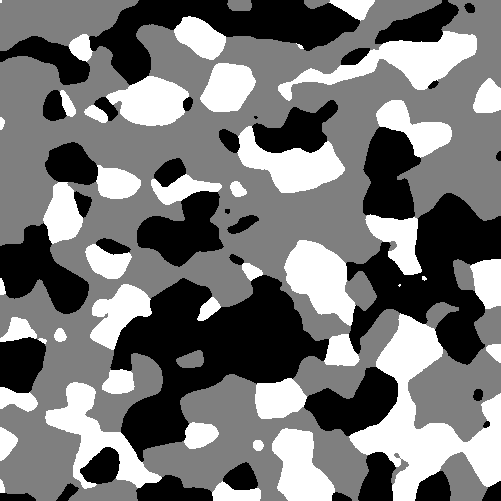
#> input picture results_visualization/predicted_mask.png, 501 x 501 px
$ jupyter execute results_visualization.ipynb
#> lines starting #> are read from the running program, lines starting #| are printed output that depends on the picture; long printed decimals are rounded
# Faults visualization

[cell 1]
from PIL import Image
import numpy as np
import matplotlib.pyplot as plt

# Open the images
predicted_mask = Image.open('predicted_mask.png')
#> predicted_mask is the input picture: PIL image 501x501 RGBA; mean R, G, B, A 118.4, 118.4, 118.4, 255
true_mask = Image.open('true_mask.png')
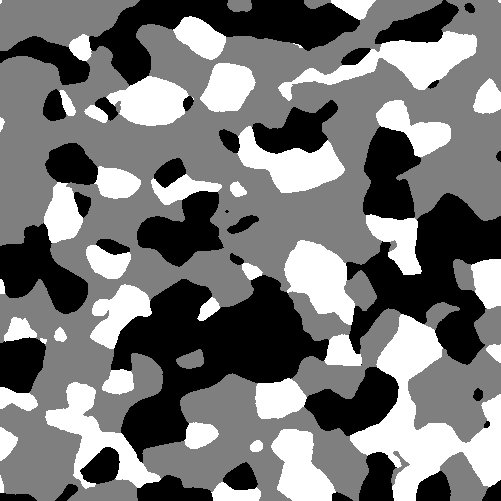
#> input picture results_visualization/true_mask.png, 501 x 501 px
#> true_mask is the input picture: PIL image 501x501 RGBA; mean R, G, B, A 118.3, 118.3, 118.3, 255
original_image = Image.open('original_image.png')
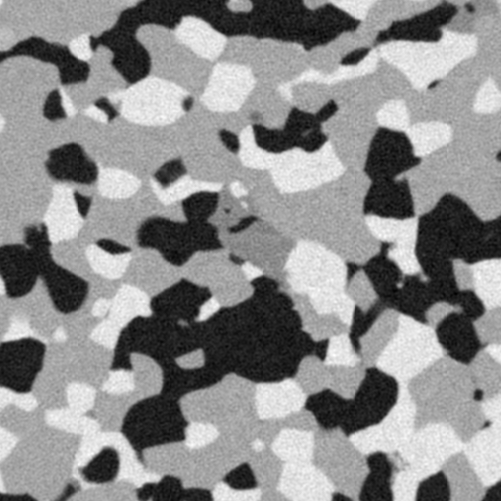
#> input picture results_visualization/original_image.png, 501 x 501 px
#> original_image is the input picture: PIL image 501x501 RGBA; mean R, G, B, A 139.5, 139.5, 139.5, 255

# Convert images to grayscale
predicted_mask = predicted_mask.convert('L')
#> predicted_mask: PIL image 501x501 L
true_mask = true_mask.convert('L')
#> true_mask: PIL image 501x501 L
original_image = original_image.convert('RGB')
#> original_image: PIL image 501x501 RGB

# Ensure the images are the same size
if predicted_mask.size != true_mask.size:
    print("Images are not the same size. Resizing predicted_mask...")
    predicted_mask = predicted_mask.resize(true_mask.size)

# Convert images to numpy arrays
predicted_mask_array = np.array(predicted_mask)
true_mask_array = np.array(true_mask)

# Calculate the difference
difference = predicted_mask_array - true_mask_array
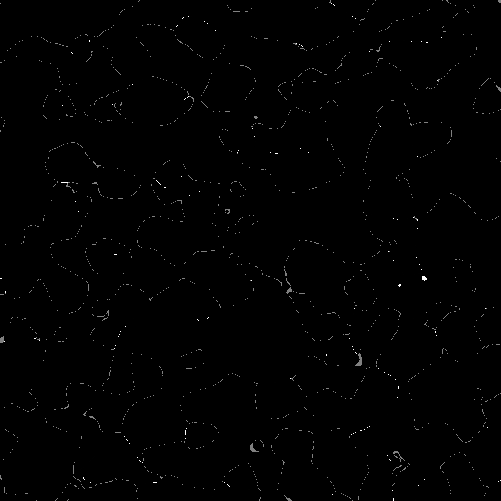
#> difference: shape (501, 501); min 0, max 255, mean 1.4

# Create an empty RGB image to visualize the faults
faults = np.ones((*predicted_mask_array.shape, 3), dtype=np.uint8)*255

# Assign different colors to the faults for each class
faults[(predicted_mask_array == 0) & (true_mask_array != 0)] = [255, 0, 0]   # Red for class 1
faults[(predicted_mask_array == 127) & (true_mask_array != 127)] = [0, 255, 0]   # Green for class 2
faults[(predicted_mask_array == 255) & (true_mask_array != 255)] = [0, 0, 255]   # Blue for class 3

# Convert faults back to image
faults_image = Image.fromarray(faults)
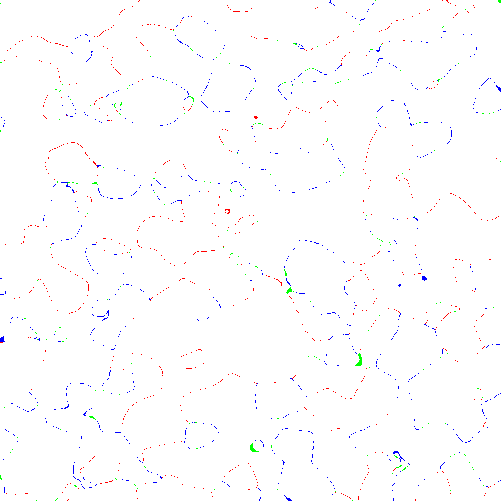
#> faults_image: PIL image 501x501 RGB; mean R, G, B 253.3, 252.8, 253.7

# # Display the faults
# %matplotlib inline

# Display the faults image
size = faults_image.size[0]
#> size = 501
plt.imshow(faults_image)
plt.axis('off')  # to hide the axis
plt.show()

faults_image.save('faults.png')

[cell 2]
plt.imshow(original_image)
plt.axis('off')  # to hide the axis
plt.show()

[cell 3]
# Convert PIL Images to numpy arrays
original_array = np.array(original_image)
faults_array = np.array(faults_image)

# Create a mask where faults_array is not [0, 0, 0]
maskR = np.all(faults_array == [255, 0, 0], axis=-1)
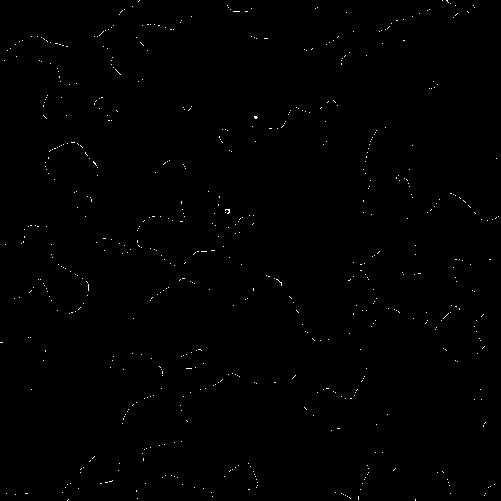
#> maskR: shape (501, 501) bool; 0.36% white in thin lines or dots
maskG = np.all(faults_array == [0, 255, 0], axis=-1)
#> maskG: shape (501, 501) bool; 0.16% white in thin lines or dots
maskB = np.all(faults_array == [0, 0, 255], axis=-1)
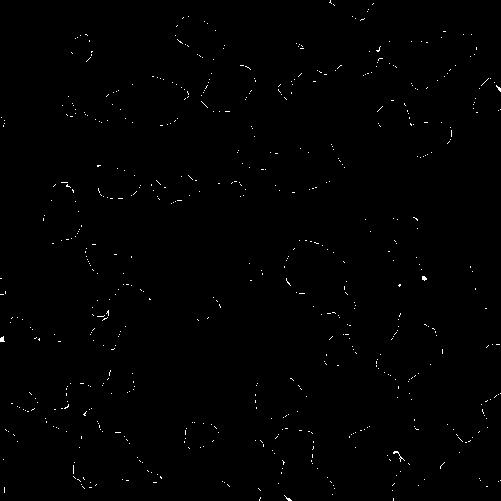
#> maskB: shape (501, 501) bool; 0.5% white in thin lines or dots

# Create a new array for the overlay image
overlay_array = original_array.copy()

# Set the pixels of the overlay image to be those of the faults image where the mask is True
overlay_array[maskR] = [255,0,0]
overlay_array[maskG] = [0,255,0]
overlay_array[maskB] = [0,0,255]
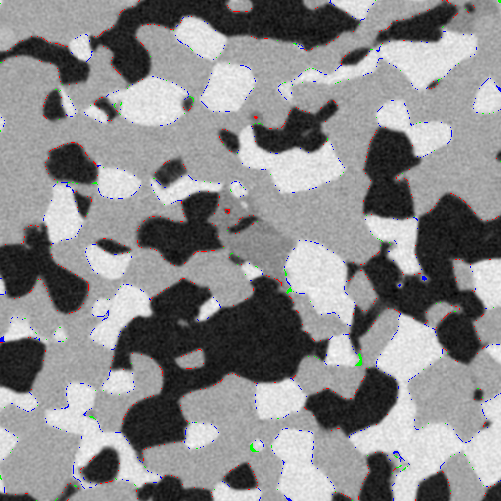
#> overlay_array: shape (501, 501, 3); mean R, G, B 138.9, 138.4, 139.2

print(overlay_array.shape)
#| (501, 501, 3)
# Convert the overlay array back to a PIL Image
overlay_image = Image.fromarray(overlay_array, mode='RGB')

# Display the overlay image
plt.imshow(overlay_image)
plt.axis('off')  # to hide the axis
plt.show()

# Save the overlay image
overlay_image.save('overlay.png')

[cell 4]
# Subsection of the true image
true_image = Image.open('true_mask.png')
true_subsection = true_image.crop((0, 0, size/3, size/3))
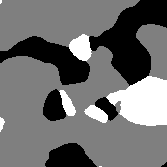
#> true_subsection: PIL image 167x167 RGBA; mean R, G, B, A 110.3, 110.3, 110.3, 255
plt.imshow(true_subsection)
plt.axis('off')  # to hide the axis
plt.show()

true_subsection.save('true_subsection.png')

[cell 5]
# Subsection of the faults image
original_subsection = original_image.crop((0, 0, size/3, size/3))
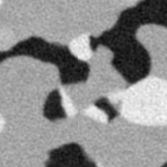
#> original_subsection: PIL image 167x167 RGB; min 6, max 249, mean 140.4
plt.imshow(original_subsection)
plt.axis('off')  # to hide the axis
plt.show()

original_subsection.save('original_subsection.png')

[cell 6]
overlay_subsection = overlay_image.crop((0, 0, size/3, size/3))
plt.imshow(overlay_subsection)
plt.axis('off')  # to hide the axis
plt.show()

overlay_subsection.save('overlay_subsection.png')

# Confusion matrix

[cell 7]
from sklearn.metrics import confusion_matrix
import matplotlib.pyplot as plt

# Flatten the arrays
predicted_mask_flat = predicted_mask_array.ravel()
true_mask_flat = true_mask_array.ravel()

# Compute the confusion matrix
cm = confusion_matrix(true_mask_flat, predicted_mask_flat)
#> cm = [[73415, 99, 194], [826, 119403, 1055], [77, 307, 55625]]

# Compute the confusion matrix
cm = confusion_matrix(true_mask_flat, predicted_mask_flat)

# Print the confusion matrix
print(cm)
#| [[ 73415     99    194]
#|  [   826 119403   1055]
#|  [    77    307  55625]]

[cell 8]
from sklearn.metrics import ConfusionMatrixDisplay

title = "Normalized confusion matrix"
disp = ConfusionMatrixDisplay.from_predictions(
    true_mask_flat,
    predicted_mask_flat,
    display_labels=[0, 1, 2],
    cmap=plt.cm.Blues,
    normalize="true",
)
disp.ax_.set_title(title)

print(title)
print(disp.confusion_matrix)
#| [[0.996 0.001343 0.002632]
#|  [0.00681 0.9845 0.008699]
#|  [0.001375 0.005481 0.9931]]

plt.show()
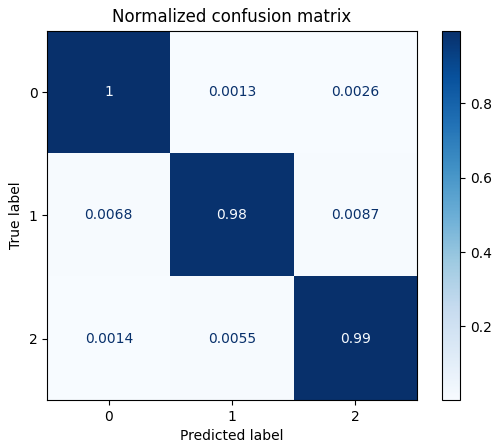
#> figure drawn by matplotlib, 2 panels
disp.figure_.savefig("confusion_matrix.png")
